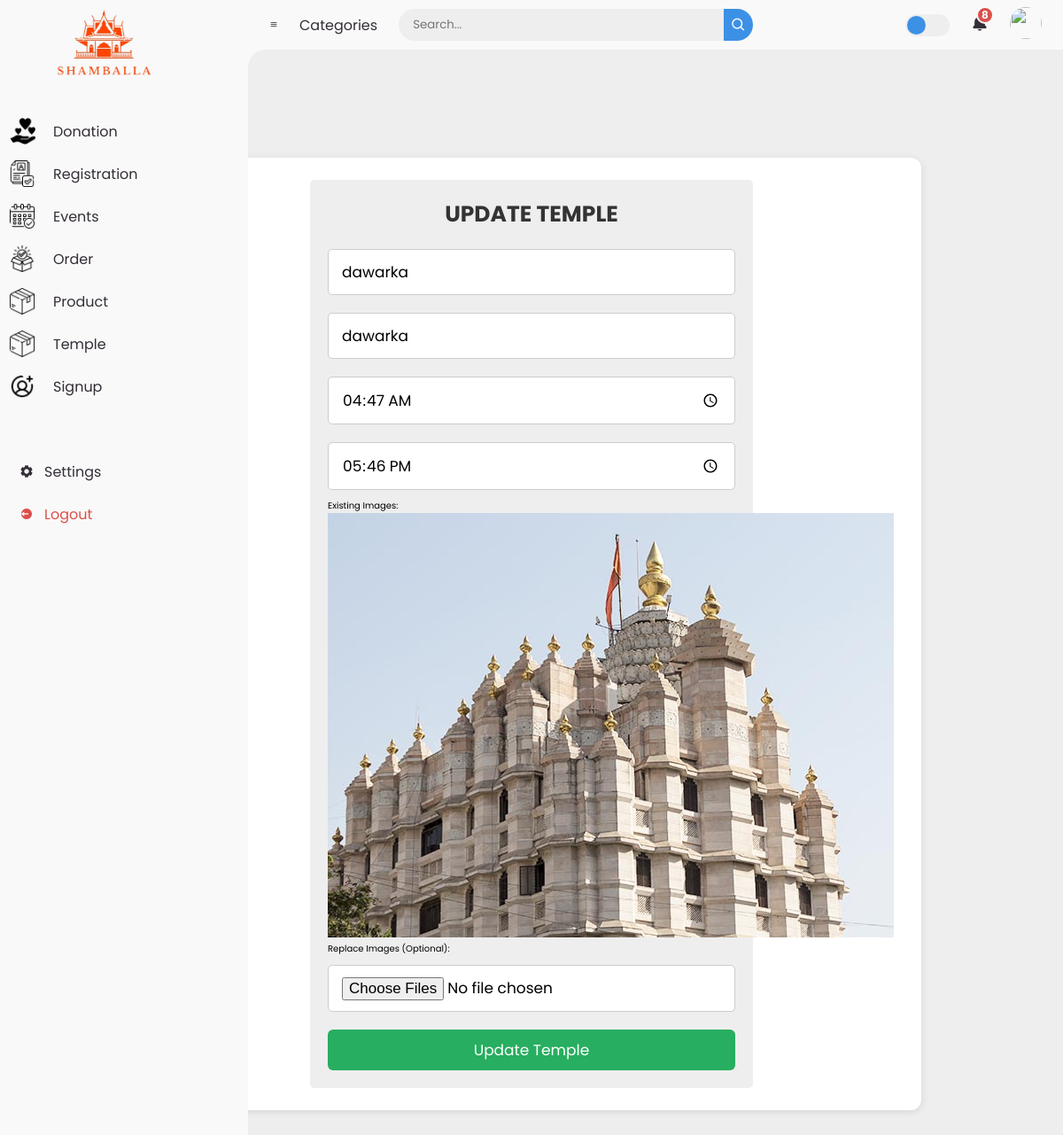
The page /admin/temple_update.php?edit=2 on the database its author committed.
### tables this page shows
CREATE TABLE `temples` (
  `id` int(11) NOT NULL,
  `temple_name` varchar(255) NOT NULL,
  `temple_images` varchar(255) NOT NULL,
  `location` varchar(255) NOT NULL,
  `aarti_time` time NOT NULL,
  `darsan_time` time NOT NULL
);

### admin/temple_update.php (the view, shortened to what this page needs)
<?php
@include 'db.php';
$id = $_GET['edit'];
$select = mysqli_query($con, "SELECT * FROM temples WHERE id = $id");
$temple = mysqli_fetch_assoc($select);
$existing_images = explode(',', $temple['temple_images']);
?>
<!DOCTYPE html>
<html lang="en">
<head>
<link href='https://unpkg.com/boxicons@2.0.9/css/boxicons.min.css' rel='stylesheet'>
<link rel="stylesheet" href="css/style.css">
</head>
<body>
<?php include("index.php"); ?>
<div class="container">
    <div class="admin-product-form-container">
        <form action="" method="post" enctype="multipart/form-data">
            <h3>Update Temple</h3>
            <input type="text" name="temple_name" placeholder="Temple Name" class="box" value="<?php echo $temple['temple_name']; ?>" required>
            <input type="text" name="location" placeholder="Location" class="box" value="<?php echo $temple['location']; ?>" required>
            <input type="time" name="aarti_time" placeholder="Aarti Time" class="box" value="<?php echo $temple['aarti_time']; ?>" required>
            <input type="time" name="darsan_time" placeholder="Darsan Time" class="box" value="<?php echo $temple['darsan_time']; ?>" required>
            <label>Existing Images:</label>
            <div>
                <?php foreach($existing_images as $img): ?>
                    <img src="uploaded_img/<?php echo $img; ?>" alt="Temple Image">
                <?php endforeach; ?>
            </div>
            <label>Replace Images (optional):</label>
            <input type="file" accept="image/png, image/jpeg, image/jpg" name="temple_image[]" class="box" multiple>
            <input type="submit" class="btn" name="update_temple" value="Update Temple">
        </form>
    </div>
</div>
</body>
</html>

### admin/css/style.css (style rules this page uses)
:root { --green:#27ae60; --black:#333; --white:#fff; --bg-color:#eee; --box-shadow:0 .5rem 1rem rgba(0,0,0,.1); --border:.1rem solid var(--black); }
* { font-family: 'Poppins', sans-serif; margin:0; padding:0; box-sizing: border-box; outline: none; border:none; text-decoration: none; text-transform: capitalize; }
html { font-size: 62.5%; overflow-x: hidden; }
.btn { display: block; width: 100%; cursor: pointer; border-radius: .5rem; margin-top: 1rem; font-size: 1.7rem; padding:1rem 3rem; background: var(--green); color:var(--white); text-align: center; }
.container { max-width: 1300px; padding:1rem; margin:19%; margin-right: 5%; }
.admin-product-form-container form { max-width: 50rem; margin:0 auto; padding:2rem; border-radius: .5rem; background: var(--bg-color); }
.admin-product-form-container form h3 { text-transform: uppercase; color:var(--black); margin-bottom: 1rem; text-align: center; font-size: 2.5rem; }
.admin-product-form-container form .box { width: 100%; border-radius: .5rem; padding:1.2rem 1.5rem; font-size: 1.7rem; margin:1rem 0; background: var(--white); text-transform: none; }

### admin/style.css (style rules this page uses)
* { margin: 0; padding: 0; box-sizing: border-box; }
:root { --poppins: 'Poppins', sans-serif; --lato: 'Lato', sans-serif; --light: #F9F9F9; --blue: #3C91E6; --light-blue: #CFE8FF; --grey: #eee; --dark-grey: #AAAAAA; --dark: #342E37; --red: #DB504A; --yellow: #FFCE26; --light-yellow: #FFF2C6; --orange: #FD7238; --light-orange: #FFE0D3; }
html { overflow-x: hidden; }
body { background: var(--grey); overflow-x: hidden; }

### admin/temple_update.php (style rules this page uses)
body { background-color: #f8f9fa; }
.container { max-width: 900px; margin: 40px auto; }
.admin-product-form-container { background: #fff; padding: 25px 30px; border-radius: 12px; box-shadow: 0 2px 10px rgba(0,0,0,0.1); margin-bottom: 30px; }
.admin-product-form-container h3 { text-align: center; margin-bottom: 20px; color: #333; }
.admin-product-form-container .box { width: 100%; padding: 10px; margin: 8px 0; border: 1px solid #ccc; border-radius: 6px; }
.admin-product-form-container .btn { width: 100%; padding: 10px; margin-top: 10px; border-radius: 6px; }

### rows shown on the page
temples: temple_name "dawarka", location "dawarka", aarti_time "04:47:00", darsan_time "17:46:00", temple_images (picture)
